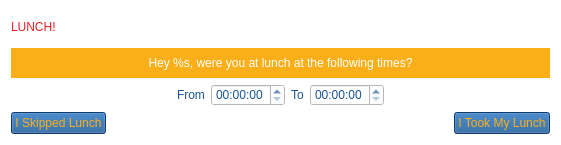
<?xml version="1.0" encoding="UTF-8"?>
<ui version="4.0">
 <class>lunch_form</class>
 <widget class="QWidget" name="lunch_form">
  <property name="geometry">
   <rect>
    <x>0</x>
    <y>0</y>
    <width>561</width>
    <height>145</height>
   </rect>
  </property>
  <property name="windowTitle">
   <string>Form</string>
  </property>
  <property name="styleSheet">
   <string notr="true">background-color: rgb(255, 255, 255);
color: rgb(238, 29, 35);</string>
  </property>
  <layout class="QVBoxLayout" name="verticalLayout">
   <item>
    <layout class="QHBoxLayout" name="horizontalLayout_3">
     <item>
      <widget class="QLabel" name="lunch_title">
       <property name="styleSheet">
        <string notr="true">font: 24pt &quot;Algerian&quot;;
color: rgb(239, 30, 36);
border-color: rgb(24, 84, 148);
border-width: 4px;</string>
       </property>
       <property name="text">
        <string>LUNCH!</string>
       </property>
      </widget>
     </item>
    </layout>
   </item>
   <item>
    <widget class="QLabel" name="lunch_message">
     <property name="styleSheet">
      <string notr="true">background-color: rgb(250, 175, 24);
font: 12pt &quot;Arial Rounded MT Bold&quot;;
color: rgb(255, 255, 255);</string>
     </property>
     <property name="text">
      <string>Hey %s, were you at lunch at the following times?</string>
     </property>
     <property name="alignment">
      <set>Qt::AlignCenter</set>
     </property>
     <property name="wordWrap">
      <bool>true</bool>
     </property>
    </widget>
   </item>
   <item>
    <layout class="QHBoxLayout" name="horizontalLayout">
     <item>
      <spacer name="horizontalSpacer_4">
       <property name="orientation">
        <enum>Qt::Horizontal</enum>
       </property>
       <property name="sizeHint" stdset="0">
        <size>
         <width>40</width>
         <height>20</height>
        </size>
       </property>
      </spacer>
     </item>
     <item>
      <widget class="QLabel" name="from_label">
       <property name="styleSheet">
        <string notr="true">color: rgb(24, 84, 148);</string>
       </property>
       <property name="text">
        <string>From</string>
       </property>
      </widget>
     </item>
     <item>
      <widget class="QTimeEdit" name="start_time">
       <property name="styleSheet">
        <string notr="true">color: rgb(24, 84, 148);</string>
       </property>
      </widget>
     </item>
     <item>
      <widget class="QLabel" name="to_label">
       <property name="styleSheet">
        <string notr="true">color: rgb(24, 84, 148);</string>
       </property>
       <property name="text">
        <string>To</string>
       </property>
      </widget>
     </item>
     <item>
      <widget class="QTimeEdit" name="end_time">
       <property name="styleSheet">
        <string notr="true">color: rgb(24, 84, 148);</string>
       </property>
      </widget>
     </item>
     <item>
      <spacer name="horizontalSpacer_3">
       <property name="orientation">
        <enum>Qt::Horizontal</enum>
       </property>
       <property name="sizeHint" stdset="0">
        <size>
         <width>40</width>
         <height>20</height>
        </size>
       </property>
      </spacer>
     </item>
    </layout>
   </item>
   <item>
    <layout class="QHBoxLayout" name="horizontalLayout_2">
     <item>
      <widget class="QPushButton" name="skip_btn">
       <property name="styleSheet">
        <string notr="true">background-color: rgb(24, 84, 148);
color: rgb(250, 175, 24);</string>
       </property>
       <property name="text">
        <string>I Skipped Lunch</string>
       </property>
      </widget>
     </item>
     <item>
      <spacer name="horizontalSpacer">
       <property name="orientation">
        <enum>Qt::Horizontal</enum>
       </property>
       <property name="sizeHint" stdset="0">
        <size>
         <width>40</width>
         <height>20</height>
        </size>
       </property>
      </spacer>
     </item>
     <item>
      <widget class="QPushButton" name="ok_btn">
       <property name="styleSheet">
        <string notr="true">background-color: rgb(24, 84, 148);
color: rgb(250, 175, 24);</string>
       </property>
       <property name="text">
        <string>I Took My Lunch</string>
       </property>
      </widget>
     </item>
    </layout>
   </item>
  </layout>
 </widget>
 <resources/>
 <connections/>
</ui>
